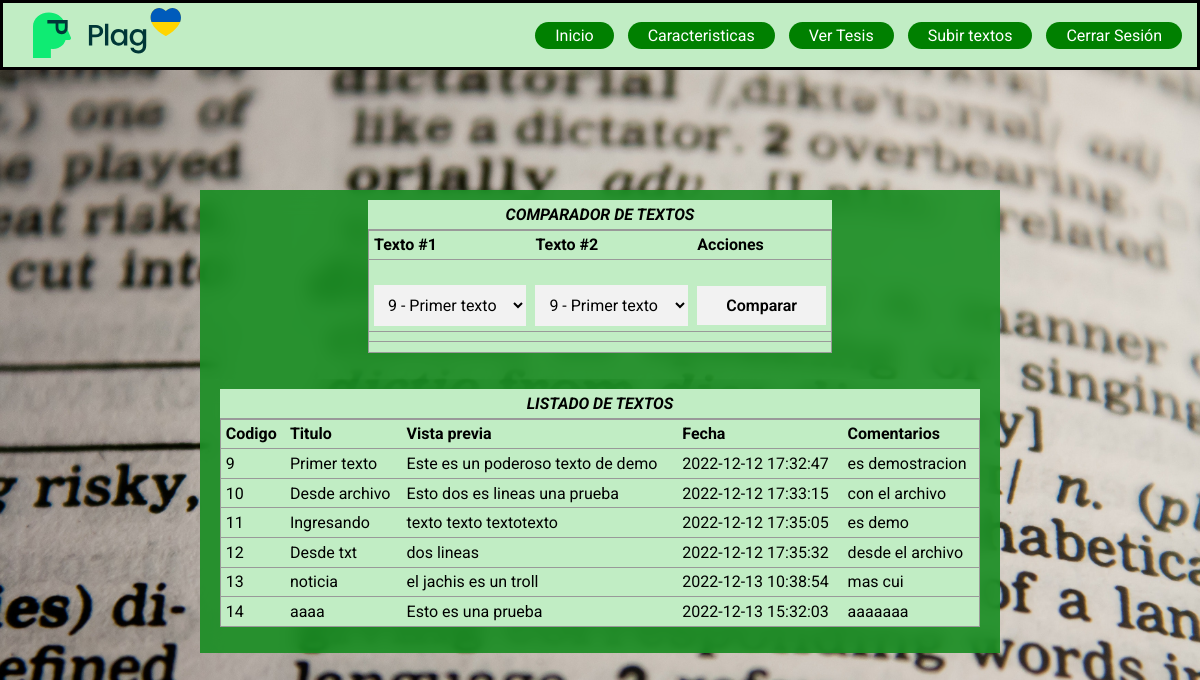
/index.php (signed in), run on the app's committed database.
### tables this page shows
CREATE TABLE `textos` (
  `id` int(11) NOT NULL,
  `titulo` varchar(255) DEFAULT '',
  `fecha` datetime DEFAULT NULL,
  `texto` text DEFAULT NULL,
  `comentarios` text DEFAULT NULL
);

### index.php (the view, shortened to what this page needs)
<?php
$conexion = conectarMySQL();
$query = "SELECT * FROM textos;";
$result = mysqli_query($conexion, $query) or die("Error en la consulta");
$datos = [];
while ($data = mysqli_fetch_array($result)) {
	$datos[$data['id']] = $data;
}
?>
<!DOCTYPE html>
<html lang="en">
<head>
    <link rel="stylesheet" href="assets/css/estilos.css">
</head>
<body>
    <header>
        <div class="logo">
            <img src="../Login-y-registro-con-html-css-js/assets/images/PLAGIO_LOGI.svg" alt="">
        </div>
        <nav class="contenido">
            <a href="#">Inicio</a>
            <a href="#">Caracteristicas</a>
            <a href="#">Ver Tesis</a>
            <a href="subir_texto_form.php">Subir textos</a>
            <a href="cerrar_sesion.php">Cerrar Sesión</a>
        </nav>
    </header>
        <main>
            <div class="contenedor__todo">
                <div class="caja__trasera">
                	<form action="." method="POST">
                	<table>
                		<caption>COMPARADOR DE TEXTOS</caption>
                		<thead>
                			<tr>
	                			<th style="width: 35%;">Texto #1</th>
	                			<th style="width: 35%;">Texto #2</th>
	                			<th>Acciones</th>
                			</tr>
                		</thead>
                		<tbody>
                			<tr>
                				<td>
                					<select name="texto_1">
                						<?php
					                	 foreach ($datos as $data) {
					                	 	echo "<option value='". $data["id"] . "'>" . $data['id'] . " - " . $data['titulo'] . "</option>";
					                	 }
					                	?>
                					</select>
                				</td>
                				<td>
                					<select name="texto_2">
                						<?php
					                	 foreach ($datos as $data) {
					                	 	echo "<option value='". $data["id"] . "'	>" . $data['id'] . " - " . $data['titulo'] . "</option>";
					                	 }
					                	?>
                					</select>
                				</td>
                				<td>
                					<button type="submit" id="btn_comparar">Comparar</button>
                				</td>
                			</tr>
                			<tr>
	                			<th>
	                			</th>
	                			<th>
	                			</th>
	                			<th>
	                			</th>
                			</tr>
                			<tr>
                				<td>
                				</td>
                				<td>
                				</td>
                				<td>
                				</td>
                			</tr>
                		</tbody>
                	</table>
                    </form>
                </div>
                <div class="caja__trasera">
                	<table>
                		<caption>LISTADO DE TEXTOS</caption>
                		<thead>
                			<tr>
	                			<th >Codigo</th>
	                			<th>Titulo</th>
	                			<th>Vista previa</th>
	                			<th>Fecha</th>
	                			<th>Comentarios</th>
                			</tr>
                		</thead>
                		<tbody>
                			<?php
		                	 foreach ($datos as $data) {
		                	 	echo "<tr>";
		                	 	echo "<td>{$data['id']}</td>";
		                	 	echo "<td>{$data['titulo']}</td>";
		                	 	echo "<td>" . substr($data['texto'], 0, 35) . "</td>";
		                	 	echo "<td>{$data['fecha']}</td>";
		                	 	echo "<td>{$data['comentarios']}</td>";
		                	 	echo "</tr>";
		                	 }
		                	?>
                		</tbody>
                	</table>
                </div>
            </div>
        </main>
</body>
</html>

### assets/css/estilos.css (style rules this page uses)
* { margin: 0; padding: 0; box-sizing: border-box; text-decoration: none; font-family: 'Roboto', sans-serif; }
.contenido a { color: white; text-decoration: none; background: green; padding: 4px 20px; border-radius: 30px; margin: 5px; }
header { background-color: #C1EDC4; width: 100%; display: flex; height: 70px; justify-content: space-between; align-items: center; padding: 10px; border: 3px solid black; }
.logo img { height: 50px; padding-left: 20px; }
body { background-image: url(../images/libro_2.jpg); background-size: cover; background-repeat: no-repeat; background-position: center; background-attachment: fixed; }
main { width: 100%; padding: 20px; margin: auto; margin-top: 100px; }
.contenedor__todo { width: 100%; max-width: 800px; margin: auto; position: relative; }
.caja__trasera { width: 100%; padding: 10px 20px; display: flex; justify-content: center; -webkit-backdrop-filter: blur(10px); backdrop-filter: blur(10px); background-color: rgba(21, 141, 31, 0.884); }
.caja__trasera div p, .caja__trasera button { margin-top: 30px; }
.caja__trasera button { padding: 10px 40px; border: 2px solid #fff; font-size: 14px; background: transparent; font-weight: 600; cursor: pointer; color: white; outline: none; transition: all 300ms; }
textarea, select, option { width: 100%; margin-top: 20px; padding: 10px; border: none; background: #F2F2F2; font-size: 16px; outline: none; }
#btn_comparar { width: 100%; margin-top: 20px; padding: 10px; border: none; background: #F2F2F2; font-size: 16px; outline: none; color: black; }
table { width: 100%; border: 1px solid #999; text-align: left; border-collapse: collapse; margin: 0 0 1em 0; caption-side: top; background-color: #C1EDC4; }
th, td { padding: 0.3em; border-bottom: 1px solid #999; }
caption { font-weight: bold; font-style: italic; padding: 0.3em; border-bottom: 1px solid #999; background-color: #C1EDC4; }

### data on the page
textos: id "9", titulo "Primer texto", texto "Este es un poderoso texto de demo", fecha "2022-12-12 17:32:47", comentarios "es demostracion"
textos: id "10", titulo "Desde archivo", texto "Esto dos es lineas una prueba", fecha "2022-12-12 17:33:15", comentarios "con el archivo"
textos: id "11", titulo "Ingresando", texto "texto texto textotexto", fecha "2022-12-12 17:35:05", comentarios "es demo"
textos: id "12", titulo "Desde txt", texto "dos lineas", fecha "2022-12-12 17:35:32", comentarios "desde el archivo"
textos: id "13", titulo "noticia", texto "el jachis es un troll", fecha "2022-12-13 10:38:54", comentarios "mas cui"
textos: id "14", titulo "aaaa", texto "Esto es una prueba", fecha "2022-12-13 15:32:03", comentarios "aaaaaaa"

### other printed values
form field texto_1 "9 - Primer texto"
form field texto_2 "9 - Primer texto"
